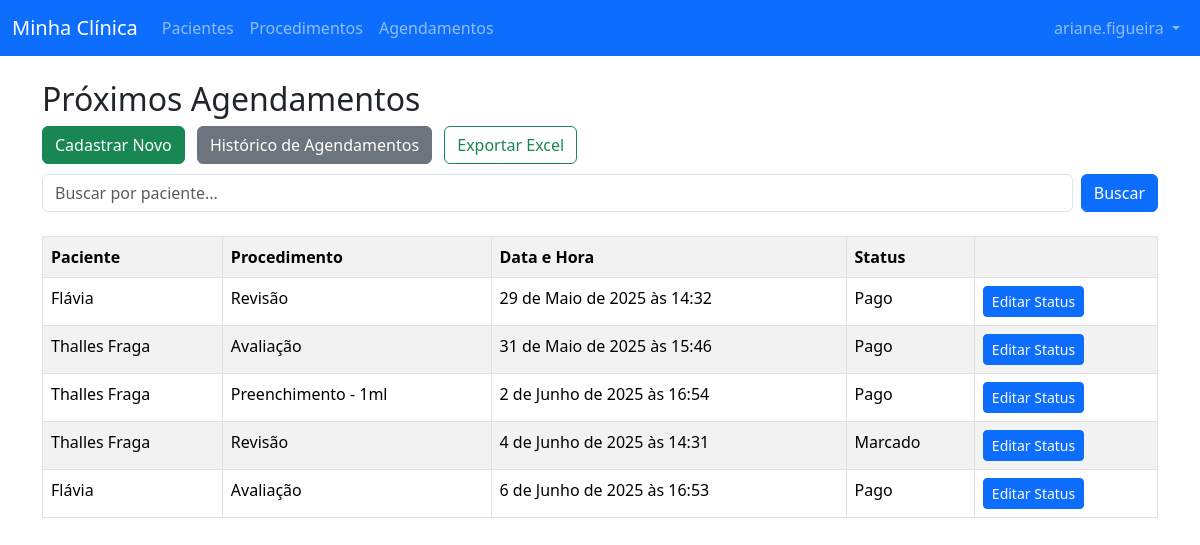
The app's page /agendamentos/ (signed in) with its own data.
### core/models.py (models this page shows, shortened)
class Agendamento(models.Model):
    STATUS_CHOICES = [
        ('Marcado', 'Marcado'),
        ('Realizado', 'Realizado'),
        ('Pago', 'Pago'),
        ('Cancelado', 'Cancelado'),
    ]
    user = models.ForeignKey(User, on_delete=models.CASCADE, blank=False, null=False)
    paciente = models.ForeignKey(Paciente, on_delete=models.CASCADE, blank=False, null=False)
    procedimento = models.ForeignKey(Procedimento, on_delete=models.CASCADE, blank=False, null=False)
    data_agendamento = models.DateTimeField(blank=False, null=False)
    status_agendamento = models.CharField(choices=STATUS_CHOICES, default='Marcado')

class Paciente(models.Model):
    user = models.ForeignKey(User, on_delete=models.CASCADE)
    nome = models.CharField(max_length=100, blank=False, null=False)
    telefone = models.CharField(max_length=15, unique=True, blank=False, null=False)
    data_nascimento = models.DateField()
    email = models.EmailField(unique=True, blank=False, null=False)
    def __str__(self):
        return self.nome

class Procedimento(models.Model):
    user = models.ForeignKey(User, on_delete=models.CASCADE)
    nome = models.CharField(max_length=100, blank=False, null=False)
    preco = models.DecimalField(max_digits= 8, decimal_places=2, blank=False, null=False)
    data_criacao = models.DateField(blank=False, null=False)
    descricao = models.TextField()
    def __str__(self):
        return self.nome

### core/views.py (the view)
# urls.py: path('agendamentos/', views.listar_agendamentos, name='listar_agendamentos'),
@login_required()
def listar_agendamentos(request):
    query = request.GET.get('q')
    agendamentos = Agendamento.objects.filter(
        user=request.user,
        data_agendamento__gte=timezone.now()
    ).order_by('data_agendamento')
    if query:
        agendamentos = agendamentos.filter(paciente__nome__icontains=query)
    return render(request, 'core/listar_agendamentos.html', {
        'agendamentos': agendamentos,
        'query': query
    })

### core/templates/core/listar_agendamentos.html (shortened to what this page needs)
{% extends 'core/base.html' %}
{% block content %}
    <h2>Próximos Agendamentos</h2>
    <a href="{% url 'cadastrar_agendamento' %}" class="btn btn-success">Cadastrar Novo</a>
    <a href="{% url 'historico_agendamentos' %}" class="btn btn-secondary ms-2">Histórico de Agendamentos</a>
    <a href="{% url 'exportar_agendamentos_excel' %}" class="btn btn-outline-success ms-2">Exportar Excel</a>
    <form method="get" class="mb-4 d-flex" role="search" style="margin-top: 10px">
        <input type="text" name="q" class="form-control me-2" placeholder="Buscar por paciente..."
        value="{{ query|default:'' }}">
        <button type="submit" class="btn btn-primary">Buscar</button>
    </form>
    <table class="table table-striped table-bordered" style="margin-top: 10px">
        <tr>
            <th>Paciente</th>
            <th>Procedimento</th>
            <th>Data e Hora</th>
            <th>Status</th>
            <th></th>
        </tr>
        {% for agendamento in agendamentos %}
        <tr>
            <td>{{ agendamento.paciente }}</td>
            <td>{{ agendamento.procedimento }}</td>
            <td>{{ agendamento.data_agendamento }}</td>
            <td>{{ agendamento.status_agendamento }}</td>
            <td>
                <a href="{% url 'editar_status_agendamento' agendamento.id%}" class="btn btn-sm btn-primary">Editar Status</a>
            </td>
        </tr>
        {% empty %}
        <tr>
            <td colspan="3" class="text-center">Nenhum agendamento encontrado.</td>
        </tr>
        {% endfor %}
    </table>
{% endblock %}

### core/templates/core/base.html (shortened to what this page needs)
<!DOCTYPE html>
<html lang="pt-br">
<head>
    <link href="https://cdn.jsdelivr.net/npm/bootstrap@5.3.0/dist/css/bootstrap.min.css" rel="stylesheet">
    <link href="https://cdn.jsdelivr.net/npm/bootstrap@5.3.3/dist/css/bootstrap.min.css" rel="stylesheet">
    <link href="https://cdn.jsdelivr.net/npm/bootstrap-icons@1.10.5/font/bootstrap-icons.css" rel="stylesheet">
</head>
<body>
    <nav class="navbar navbar-expand-lg navbar-dark bg-primary">
  <div class="container-fluid">
    <a class="navbar-brand" href="{% url 'home' %}">Minha Clínica</a>
    <div class="collapse navbar-collapse" id="navbarNav">
      <ul class="navbar-nav">
        <li class="nav-item">
          <a class="nav-link" href="{% url 'listar_pacientes' %}">Pacientes</a>
        </li>
        <li class="nav-item">
          <a class="nav-link" href="{% url 'listar_procedimentos' %}">Procedimentos</a>
        </li>
        <li class="nav-item">
          <a class="nav-link" href="{% url 'listar_agendamentos' %}">Agendamentos</a>
        </li>
      </ul>
      <ul class="navbar-nav ms-auto">
        <li class="nav-item dropdown">
          <a class="nav-link dropdown-toggle" href="#" id="userDropdown" role="button" data-bs-toggle="dropdown" aria-expanded="false">
            {{ request.user.username }}
          </a>
        </li>
      </ul>
    </div>
  </div>
</nav>
    <div class="container mt-4">
        {% block content %}
        {% endblock %}
    </div>
    </body>
</html>

### records on screen
Agendamento: paciente "Flávia", procedimento "Revisão", data_agendamento "29 de Maio de 2025 às 14:32", status_agendamento "Pago"
Agendamento: paciente "Thalles Fraga", procedimento "Avaliação", data_agendamento "31 de Maio de 2025 às 15:46", status_agendamento "Pago"
Agendamento: paciente "Thalles Fraga", procedimento "Preenchimento - 1ml", data_agendamento "2 de Junho de 2025 às 16:54", status_agendamento "Pago"
Agendamento: paciente "Thalles Fraga", procedimento "Revisão", data_agendamento "4 de Junho de 2025 às 14:31", status_agendamento "Marcado"
Agendamento: paciente "Flávia", procedimento "Avaliação", data_agendamento "6 de Junho de 2025 às 16:53", status_agendamento "Pago"

### other values on screen
{{ request.user.username }} "ariane.figueira"
